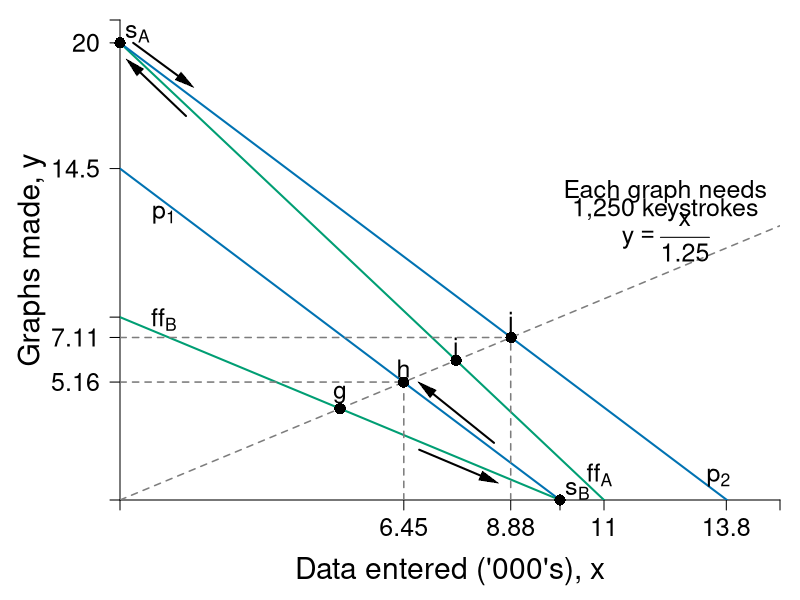

Recreate this plot in R.
#Graph Designer: Simon Halliday + Scott Cohn
#Authors: Bowles and Halliday
#Title: Coordination, Conflict and Competition: A Text in Microeconomics

require(shape)
pdf(file = "specprodexch/data_entered.pdf", width = 8, height = 8)

#Set parameters for graphics
pointsize <- 1.8
axislabelsize <- 1.8
labelsize <- 1.5
namesize <- 1.8
annotatesize <- 1.5
graphlinewidth <- 2
segmentlinewidth <- 1.5

COL <- c("#7fc97f", "#beaed4", "#fdc086", "#ffff99", "#386cb0", "#f0027f", "#bf5b17", "#666666")
COLA <- c("#e0f3db", "#99d8c9","#66c2a4","#41ae76", "#238b45", "#005824")
COLB <- c("#4eb3d3", "#2b8cbe", "#0868ac","#084081")
#Trying to shift to colorblind friendly colors
CBCols <- c("#009E73","#0072B2","#E69F00")

grays <- gray.colors(25, start = 1, end = 0)


ffA <- function(x, yintA = 20, sA = 20/11) {
        yintA - sA*x
}

ffB <- function(x, yintB = 8, sB = 8/10) {
        yintB - sB*x
}

exchange <- function(x, slope = 1/1.25) {
        slope*x
}

priceA <- function(x, pintA = 20, psA = 1.45) {
        pintA - psA*x
}

priceB <- function(x, pintB = 14.5, psB = 1.45) {
        pintB - psB*x
}

#Edited the margins to cater for the larger LHS labels
par(mar =  c(5, 6, 1, 1))

xlims <- c(0, 15)
ylims <- c(0, 21)

npts <- 501 
x <- seq(xlims[1], xlims[2], length.out = npts)
y <- seq(ylims[1], ylims[2], length.out = npts) 
a <- c(3.25, 5.25, 7.25)

plot(0, 0, xlim = xlims, ylim = ylims, type = "n",
     xlab = expression(paste("")),
     ylab = expression(paste("")), 
     xaxt = "n", 
     yaxt = "n", 
     cex.lab = axislabelsize, 
     bty = "n", 
     xaxs="i", 
     yaxs="i"
)


ticksy <- c(ylims[1], 5.16, 7.11, 8, 14.5, 20, ylims[2])
ylabels <- c(NA, 5.16, 7.11, 8, 14.5, 20, NA)
ticksx <- c(xlims[1], 6.45, 8.88, 10, 11, 13.78, xlims[2])
xlabels <-  c(NA, 6.45, 8.88, 10, 11, 13.8, NA)

axis(1, at = ticksx, pos = 0, labels = xlabels, cex.axis = labelsize)
axis(2, at = ticksy, pos = 0, labels = ylabels, las = 1, cex.axis = labelsize)

npts <- 500 
xx1 <- seq(xlims[1], xlims[2], length.out = npts)

#Draw the graphs
lines(xx1, ffA(xx1), col = CBCols[1], lwd = graphlinewidth)
lines(xx1, ffB(xx1), col = CBCols[1], lwd = graphlinewidth)
lines(xx1, exchange(xx1), lty = 2, col = grays[20], lwd = segmentlinewidth)
lines(xx1, priceA(xx1), col = CBCols[2], lwd = graphlinewidth)
lines(xx1, priceB(xx1), col = CBCols[2], lwd = graphlinewidth)


#Segments for new points
segments(0, 5.16, 6.45, 5.16, lty = 2, col = grays[20],  lwd = segmentlinewidth)
segments(6.45, 0, 6.45, 5.16, lty = 2, col = grays[20],  lwd = segmentlinewidth)
segments(0, 7.11, 8.88, 7.11, lty = 2, col = grays[20],  lwd = segmentlinewidth)
segments(8.88, 0, 8.88, 7.11, lty = 2, col = grays[20],  lwd = segmentlinewidth)


#Label Points
xpts <- c(5, 6.444444444, 7.638888889, 8.888888889)
ypts <- xpts/1.25
yadj1 <- 0.6
yadj2 <- -0.5

points(xpts, ypts, pch = 16, col = "black", cex = 1.5)
ptlabels <- c("g", "h", "i", "j")
text(xpts, ypts + yadj1, ptlabels, cex = labelsize)

#Axis labels
mtext(expression(paste("Data entered ('000's), ", x)), side = 1, line = 3.5, cex = axislabelsize)
text(-2, 0.5*ylims[2], expression(paste("Graphs made, ", y)), xpd = TRUE, cex = axislabelsize, srt = 90) 


#Label the curves
text(13.6, 1, expression(p[2]), cex = labelsize)
text(10.9, 1.1, expression(ff[A]), cex = labelsize)

text(1, 12.5, expression(p[1]), cex = labelsize)
text(1, 7.9, expression(ff[B]), cex = labelsize)


Arrows(xpts[1]+1.8, ypts[1] - 1.8, 10 - 1.6, 0 + 0.9, col = "black", lty = 1, lwd = 2, arr.type = "triangle", arr.lwd = 0.5)
Arrows(8.5, 0 + 2.5, xpts[2] + 0.5, ypts[2] - 0.25, col = "black", lty = 1, lwd = 2, arr.type = "triangle", arr.lwd = 0.5)
text(10 + 0.4, 0.4, expression(s[B]), cex = labelsize)
points(10, 0,pch = 16, col = "black", cex = 1.5, xpd = TRUE)

Arrows(1.5, 16.8, 0 + 0.3, 20 - 1, col = "black", lty = 1, lwd = 2, arr.type = "triangle", arr.lwd = 0.5)
Arrows(0 + 0.3, 20, 1.5, 16.8 + 1.5, col = "black", lty = 1, lwd = 2, arr.type = "triangle", arr.lwd = 0.5)

text(0 + 0.4, 20 + 0.4, expression(s[A]), cex = labelsize)
points(0, 20,pch = 16, col = "black", cex = 1.5, xpd = TRUE)

text(12.4, 13.5, expression(paste("Each graph needs")), cex = labelsize)
text(12.4, 12.7, expression(paste("1,250 keystrokes")), cex = labelsize)
text(12.4, 11.5, expression(paste(y == frac(x, 1.25) )), cex = labelsize)


dev.off()
